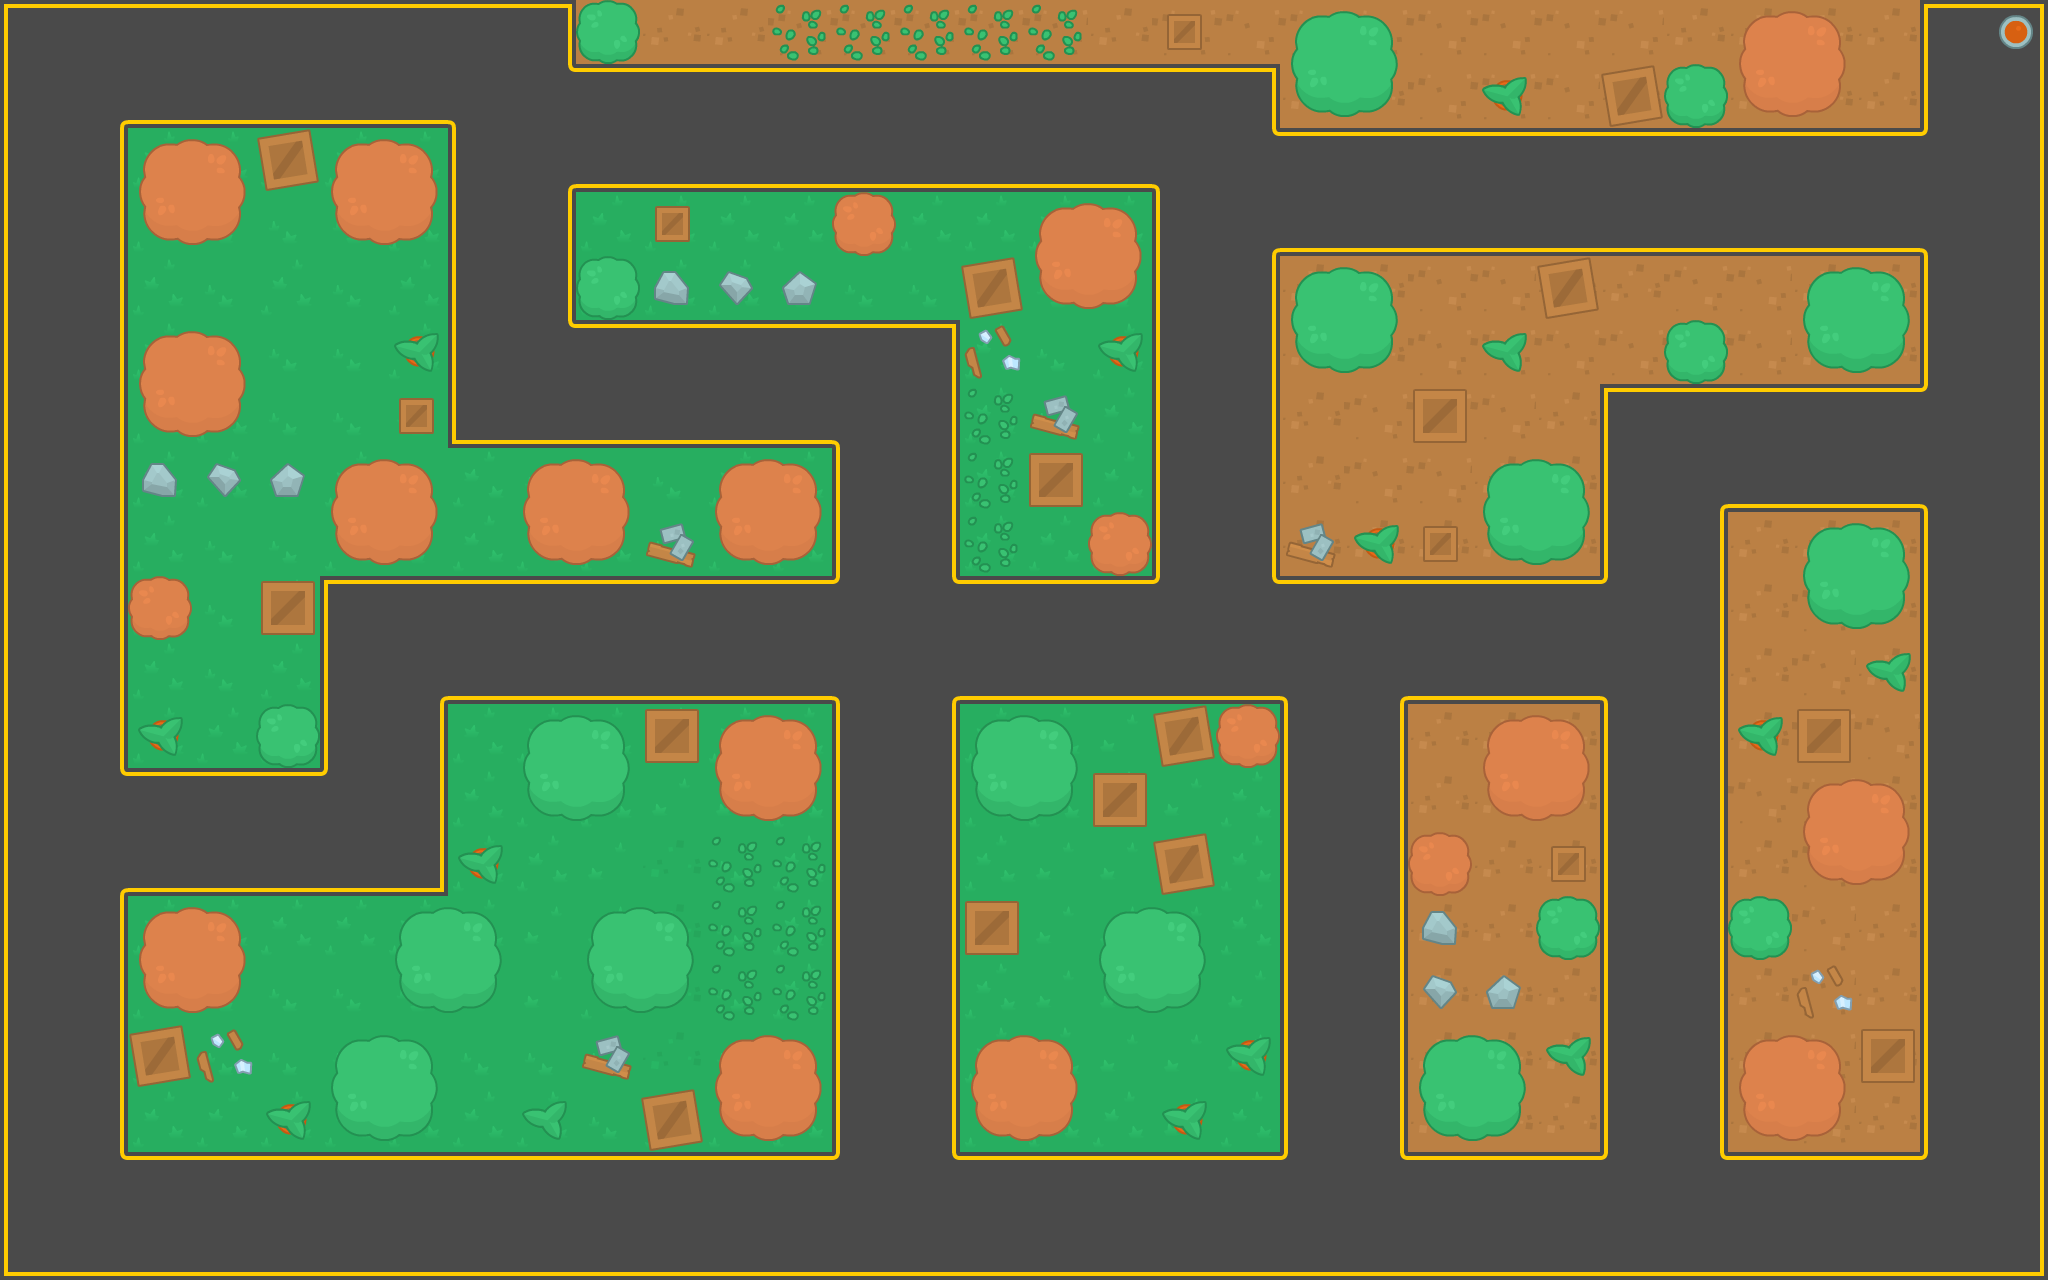

Tiled map render using the project's own tile images. Description and the map definition, with tile-layer contents summarised, below:
An orthogonal 32x20 tile map with 64x64 px tiles, 3 tile layers (Tile Layer 1, Targets, Decals) and 40 objects.

<map version="1.0" tiledversion="1.0.3" orientation="orthogonal" renderorder="right-down" width="32" height="20" tilewidth="64" tileheight="64" nextobjectid="81">
 <tileset firstgid="1" source="untitled.tsx" />
 <layer name="Tile Layer 1" width="32" height="20">
  <data>[640 cells, 640 non-empty, 18 distinct tile ids]</data>
 </layer>
 <objectgroup name="WanderNodes">
  <object id="65" x="0" y="0" width="64" height="64" />
  <object id="66" x="512" y="128" width="64" height="64" />
  <object id="67" x="1152" y="192" width="64" height="64" />
  <object id="68" x="1920" y="192" width="64" height="64" />
  <object id="70" x="1664" y="640" width="64" height="64" />
  <object id="72" x="448" y="576" width="64" height="64" />
  <object id="73" x="0" y="1088" width="64" height="64" />
  <object id="74" x="576" y="1216" width="64" height="64" />
  <object id="75" x="896" y="832" width="64" height="64" />
  <object id="76" x="1344" y="960" width="64" height="64" />
  <object id="77" x="1472" y="1152" width="64" height="64" />
  <object id="78" x="1984" y="960" width="64" height="64" />
  <object id="79" x="1216" y="512" width="64" height="64" />
 </objectgroup>
 <layer name="Targets" width="32" height="20">
  <data>[640 cells, 1 non-empty, 1 distinct tile ids]</data>
 </layer>
 <objectgroup name="Targets">
  <object id="64" x="1984" y="0" width="64" height="64" />
 </objectgroup>
 <layer name="Decals" width="32" height="20">
  <data>[640 cells, 185 non-empty, 21 distinct tile ids]</data>
 </layer>
 <objectgroup name="Outside">
  <object id="15" x="128" y="128">
   <polyline points="0,0 320,0 320,320 704,320 704,448 192,448 192,640 0,640 0,0" />
  </object>
  <object id="16" x="576" y="192">
   <polyline points="0,0 576,0 576,384 384,384 384,128 0,128 0,0" />
  </object>
  <object id="17" x="128" y="896">
   <polyline points="0,0 0,256 704,256 704,-192 320,-192 320,0 0,0" />
  </object>
  <object id="18" x="960" y="704">
   <polyline points="0,0 0,448 320,448 320,0 0,0" />
  </object>
  <object id="19" x="576" y="0">
   <polyline points="0,0 0,64 704,64 704,128 1344,128 1344,0 0,0" />
  </object>
  <object id="20" x="1280" y="256">
   <polyline points="0,0 0,320 320,320 320,128 640,128 640,0 0,0" />
  </object>
  <object id="21" x="1408" y="704">
   <polyline points="0,0 0,448 192,448 192,0 0,0" />
  </object>
  <object id="22" x="1728" y="512">
   <polyline points="0,0 192,0 192,640 0,640 0,0" />
  </object>
 </objectgroup>
 <objectgroup name="Safezones">
  <object id="43" x="0" y="0" width="128" height="1280" />
  <object id="44" x="128" y="0" width="320" height="128" />
  <object id="45" x="448" y="0" width="128" height="448" />
  <object id="46" x="576" y="64" width="576" height="128" />
  <object id="47" x="576" y="320" width="256" height="128" />
  <object id="48" x="832" y="320" width="128" height="256" />
  <object id="49" x="1152" y="64" width="128" height="512" />
  <object id="50" x="320" y="576" width="1408" height="128" />
  <object id="51" x="320" y="704" width="128" height="192" />
  <object id="52" x="128" y="768" width="192" height="128" />
  <object id="55" x="128" y="1152" width="1792" height="128" />
  <object id="56" x="832" y="704" width="128" height="448" />
  <object id="57" x="1280" y="704" width="128" height="448" />
  <object id="59" x="1600" y="704" width="128" height="448" />
  <object id="60" x="1600" y="384" width="128" height="192" />
  <object id="61" x="1728" y="384" width="192" height="128" />
  <object id="62" x="1280" y="128" width="640" height="128" />
  <object id="63" x="1920" y="0" width="128" height="1280" />
 </objectgroup>
</map>
